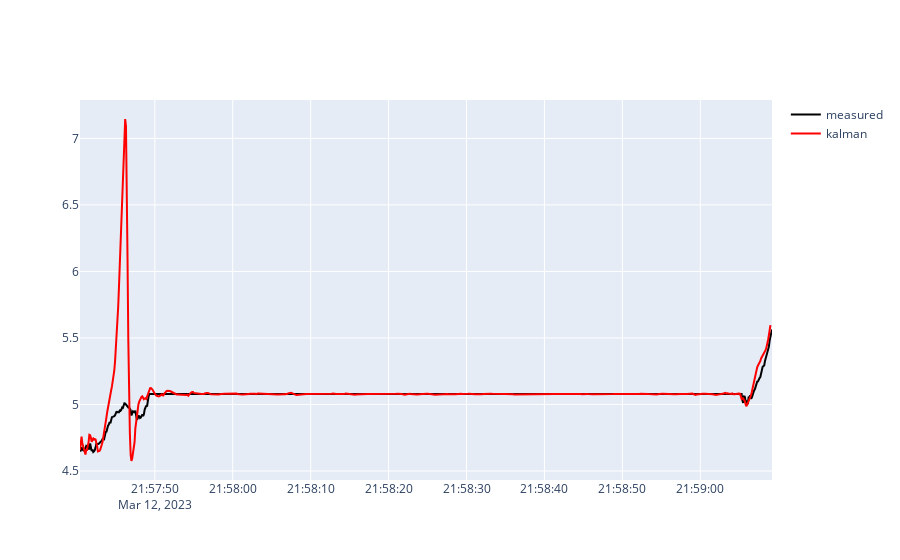

Notebook code cell kept with this figure:
### Code cell
# plot the heading vs time

fig = go.Figure()

fig.add_trace(
    go.Scatter(
        x=veh_df.epoch_time,
        y=veh_df.direction,
        mode="lines",
        opacity=1,
        line_color="black",
        name="measured",
        showlegend=True,
    )
)

fig.add_trace(
    go.Scatter(
        x=veh_df.epoch_time.min() + (timedelta(seconds=0.1) * np.arange(len(track))),
        y=[t[2] for t in track],
        mode="lines",
        opacity=1,
        line_color="red",
        name="kalman",
        showlegend=True,
    )
)

### Figure 1 — Plotly figure (JSON) as saved in the notebook; plotly's stock layout.template omitted (floating-point values rounded to 4 significant figures; data arrays with more than 128 entries replaced by an {"elided": "..."} marker saying what was removed)
{"data": [{"line": {"color": "black"}, "mode": "lines", "name": "measured", "opacity": 1, "showlegend": true, "type": "scatter", "x": {"elided": "888 str values"}, "y": {"elided": "888 float values"}}, {"line": {"color": "red"}, "mode": "lines", "name": "kalman", "opacity": 1, "showlegend": true, "type": "scatter", "x": {"elided": "887 str values"}, "y": {"elided": "887 float values"}}], "layout": {}}
